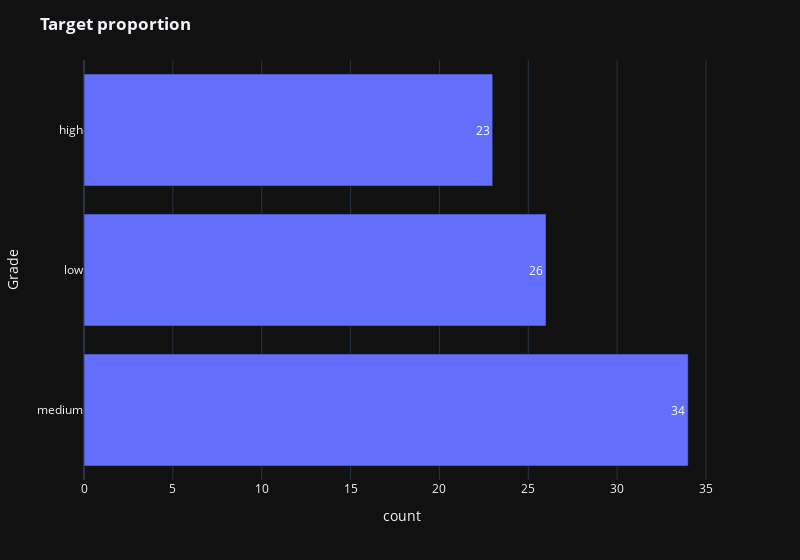

The cell this chart's notebook holds for it:
### Markdown cell above
## Target count

### Code cell
fig=px.bar(data_dropped['Grade'].value_counts(),
           orientation='h',
           labels={'value':'count'},
           text_auto=True,
           template='plotly_dark',
           width=800)
fig.update_layout(showlegend=False,
                  title=f'<b>Target proportion<br></b>')
fig.show()
pio.write_image(fig, 
                '../reports/target_proportion.png',
                scale=1)

### Figure 1 — Plotly figure (JSON) as saved in the notebook; plotly's stock layout.template omitted (floating-point values rounded to 4 significant figures)
{"data": [{"alignmentgroup": "True", "hovertemplate": "variable=count<br>count=%{x}<br>Grade=%{y}<extra></extra>", "legendgroup": "count", "marker": {"color": "#636efa", "pattern": {"shape": ""}}, "name": "count", "offsetgroup": "count", "orientation": "h", "showlegend": true, "textposition": "auto", "texttemplate": "%{x}", "type": "bar", "x": [34, 26, 23], "xaxis": "x", "y": ["medium", "low", "high"], "yaxis": "y"}], "layout": {"barmode": "relative", "legend": {"title": {"text": "variable"}, "tracegroupgap": 0}, "margin": {"t": 60}, "showlegend": false, "title": {"text": "<b>Target proportion<br></b>"}, "width": 800, "xaxis": {"anchor": "y", "domain": [0, 1], "title": {"text": "count"}}, "yaxis": {"anchor": "x", "domain": [0, 1], "title": {"text": "Grade"}}}}
